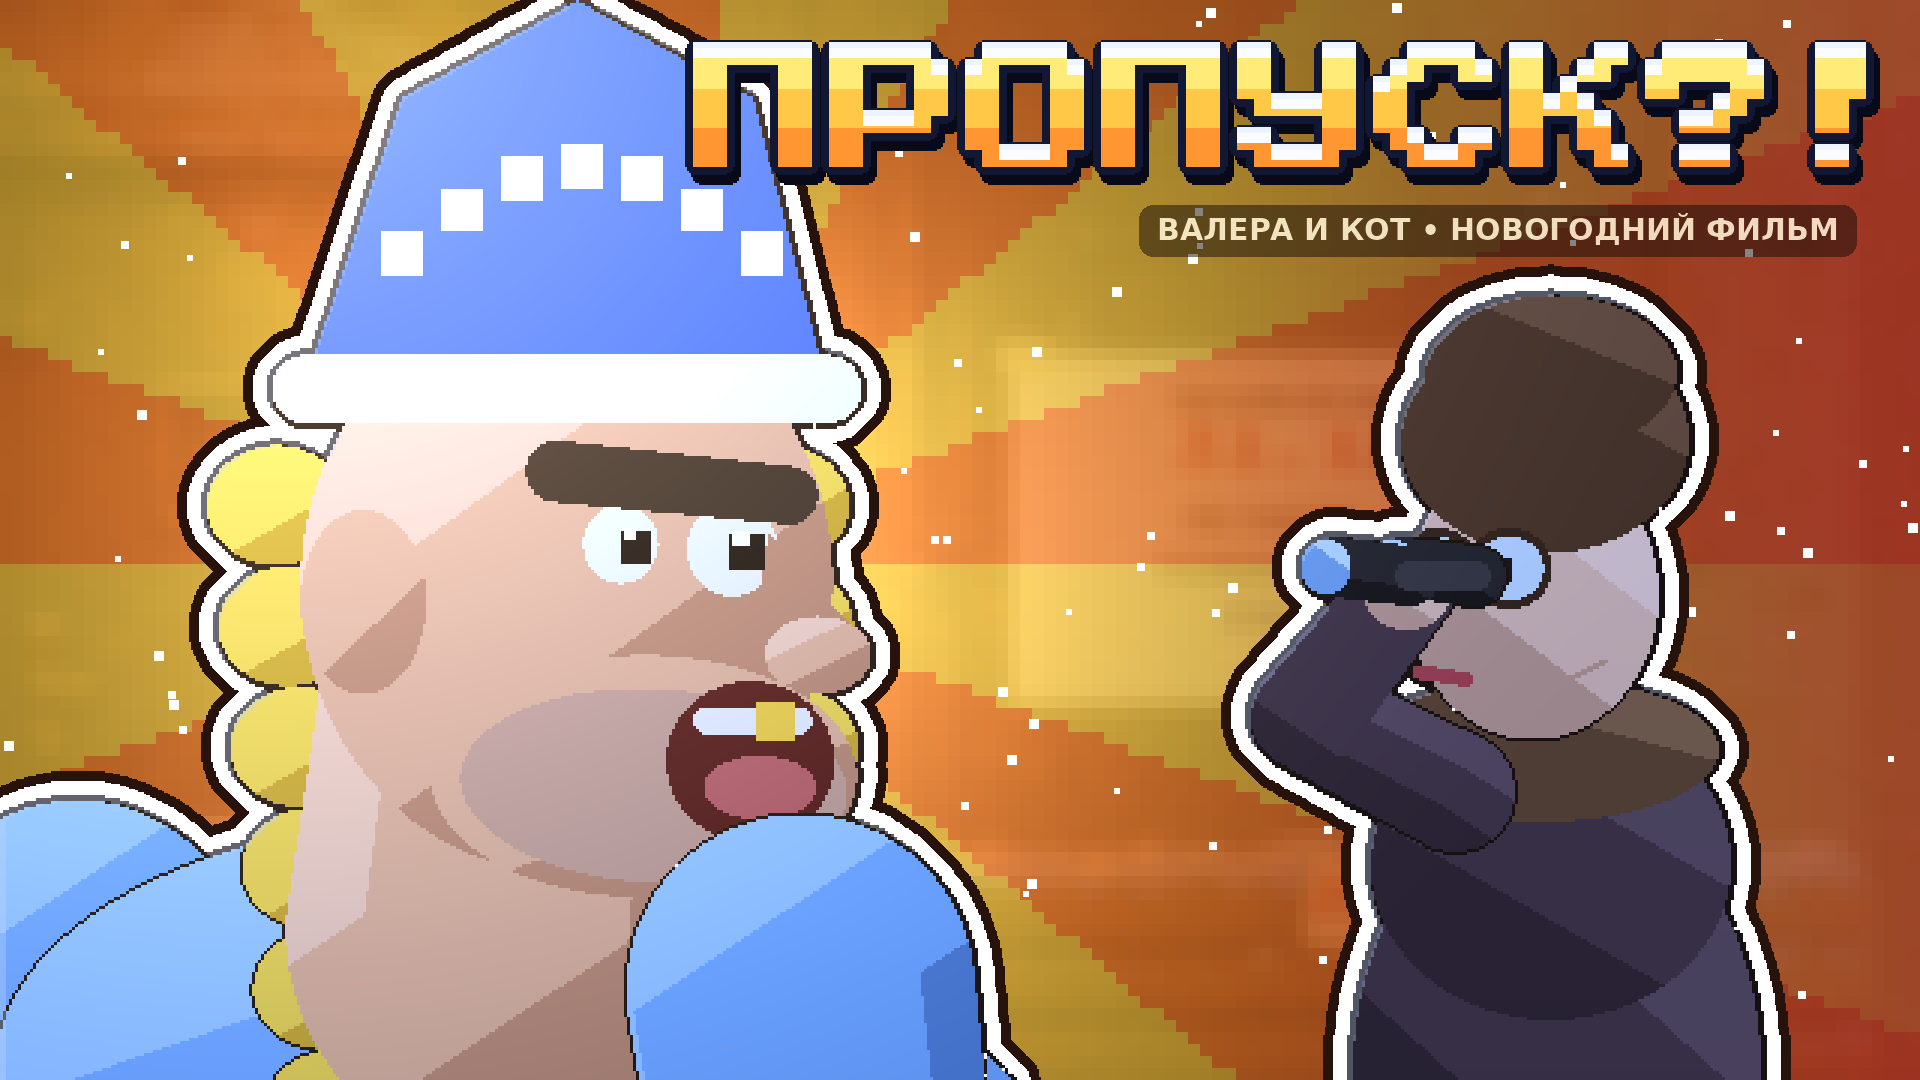

Reproduce this figure in Python.
"""CTR cover 1920x1080 for «ПРОПУСКНОЙ РЕЖИМ» (docs/covers.md §«Обложка длинного видео 16:9»): one dominant face — Kolyan as an
unshaven Snegurochka in shock (~45 % of the height, left), granny Zina smaller with binoculars (right), warm RU sunburst, 1 huge word
«ПРОПУСК?!» top-right, bottom-right timestamp zone empty.
  python3 cover.py -> cover.png + cover.jpg (<= 2 MB) + cover_small.png (320x180)"""
import math
import movie as MV
from movie import *

t = 0.5
v0 = view_at(BENCH, 640, 360, 1.0, SX, SY)


def heroes(CH):
    x, y, un = 1000.0, 1000.0, 15.0
    vh = MV.hview(BENCH, x + 1.6 * un, y - 23.4 * un, 2.15, 205, 205)
    M.kolyan(CH, vh.cam(x, y, un), M.STAND, t, 0.9, 'shock', costume='snegurochka', look=0.6)
    vz = MV.hview(BENCH, 1000 - 1.0 * 12.5, 1000 - 11.8 * 12.5, 1.6, 505, 200)
    F.babushka(CH, vz.cam(1000, 1000, 12.5, flip=True), t, 'zina', 'sit', 0.0, 'smug', hand_n=F.H(2.8, 12.0),
               prop_n=lambda L, h: MV.binoculars(L, (h[0] - 0.6, h[1] - 0.2)))


plain = v0.bg()
full = plain.copy()
CH, _ = MV.begin(); heroes(CH); CH.comp(full, MV.light_bench(v0))
mask = (np.abs(full.astype(int) - plain.astype(int)).sum(2) > 6)
H, W = full.shape[:2]
yy, xx = np.mgrid[0:H, 0:W]
cx, cy = 620, 560
ang = np.arctan2(yy - cy, xx - cx); r = np.hypot(yy - cy, xx - cx)
ray = (np.floor((ang + math.pi) / (2 * math.pi) * 18) % 2).astype(bool)
bg = np.where(ray[..., None], np.array([255, 200, 60]), np.array([255, 128, 40])).astype(float)
glow = np.clip(1 - r / 900, 0, 1)[..., None]
bg = bg * (0.7 + 0.3 * glow) + np.array([255, 246, 190]) * (glow ** 3) * 0.8
red = np.clip((xx - 1200) / 720, 0, 1)[..., None]
bg = bg * (1 - red * 0.55) + np.array([200, 36, 44]) * red * 0.55
loc = np.array(Image.fromarray(plain).filter(ImageFilter.GaussianBlur(9))).astype(float)
bg = bg * 0.82 + loc * 0.18
px = 12
small = bg[::px, ::px]
bg = np.repeat(np.repeat(small, px, 0), px, 1)[:H, :W]
big = np.clip(bg, 0, 255).astype(np.uint8)
rng = np.random.default_rng(4)
for _ in range(160):                                                   # snow
    x = int(rng.uniform(0, W - 8)); y = int(rng.uniform(0, H - 8)); s_ = int(rng.choice([6, 8, 10]))
    big[y:y + s_, x:x + s_] = (255, 255, 255)
P_ = 30
mp = np.pad(mask, P_)
ol_w = O._dilate(mp, 14)[P_:-P_, P_:-P_] & ~mask
ol_d = O._dilate(mp, 24)[P_:-P_, P_:-P_] & ~mask & ~ol_w
big[ol_d] = (40, 18, 12); big[ol_w] = (255, 255, 255)
big[mask] = full[mask]
from endcard import _trim
ti = _trim(O.winter_title(['ПРОПУСК?!'], 136, width=1900))
O.overlay(big, ti, 1920 - ti.shape[1] - 40, 40, 1.0)
tag = MV.badge('ВАЛЕРА И КОТ • НОВОГОДНИЙ ФИЛЬМ', 30)
O.overlay(big, tag, 1920 - tag.shape[1] - 60, 60 + ti.shape[0], 1.0)
im = Image.fromarray(big)
im.save(MV.HERE / 'cover.png')
im.resize((320, 180), Image.LANCZOS).save(MV.HERE / 'cover_small.png')
q = 92
while True:
    im.save(MV.HERE / 'cover.jpg', quality=q)
    if (MV.HERE / 'cover.jpg').stat().st_size <= 2_000_000 or q < 60: break
    q -= 4
print(MV.HERE / 'cover.jpg', (MV.HERE / 'cover.jpg').stat().st_size)
